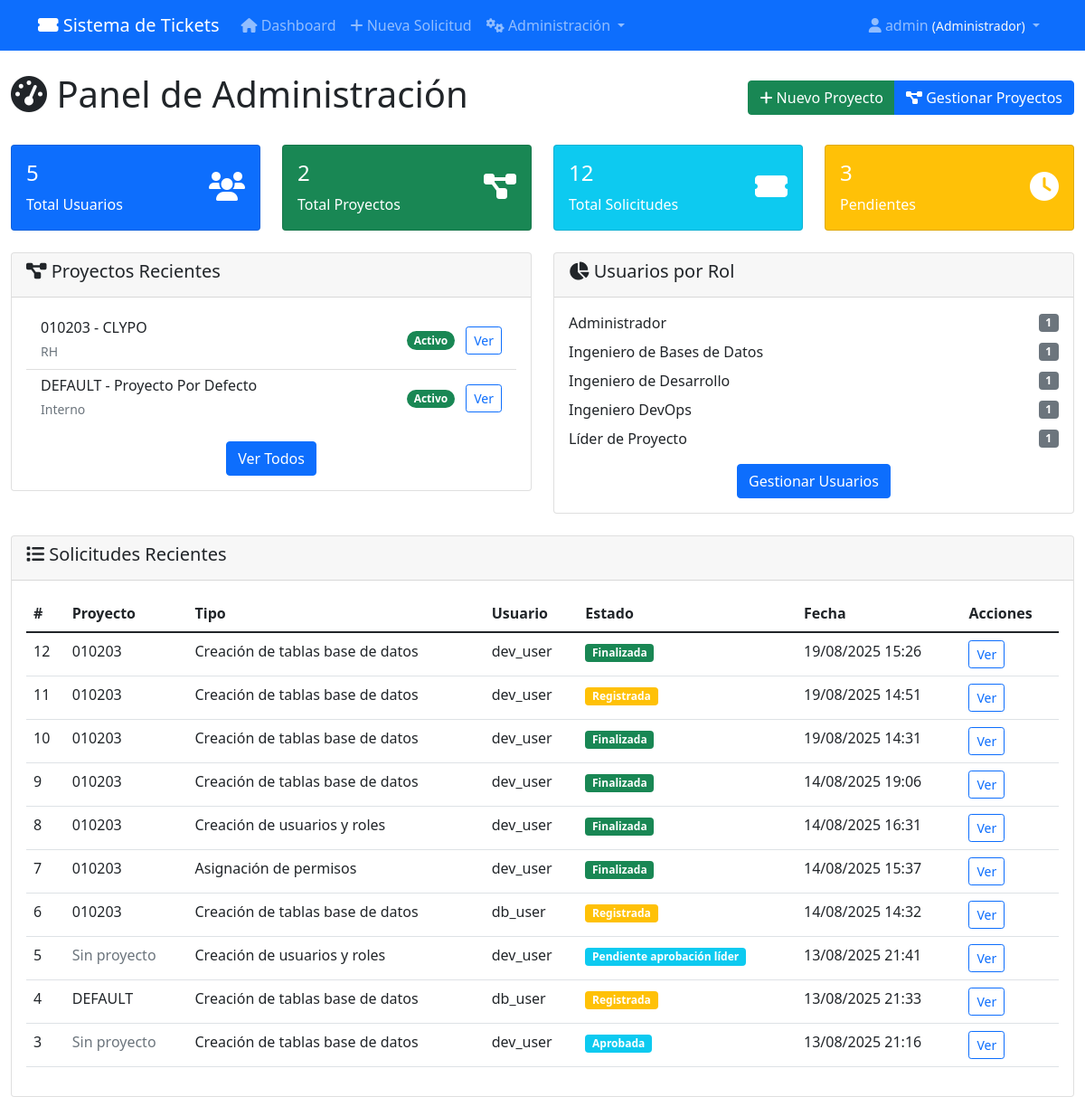
The page /admin-panel/ (signed in) on the database as committed earlier.
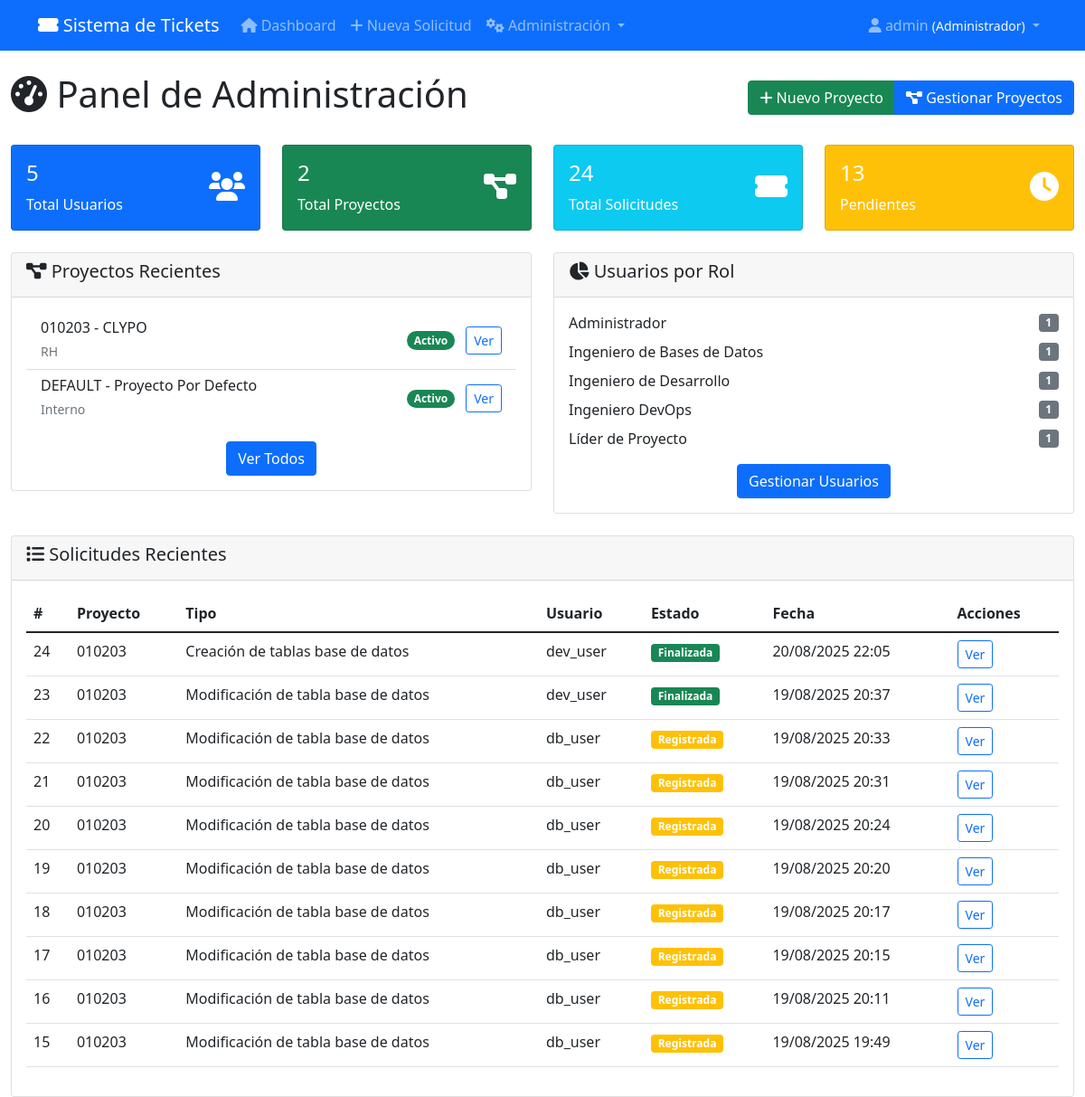
The same page on the database as committed later.
### tickets/models.py (models this page shows, shortened)
class Proyecto(models.Model):
    nombre = models.CharField(max_length=100, unique=True, verbose_name="Nombre del Proyecto")
    codigo = models.CharField(max_length=20, unique=True, verbose_name="Código del Proyecto",
                             help_text="Código único para identificar el proyecto (ej: PROJ001)")
    descripcion = models.TextField(blank=True, verbose_name="Descripción")
    cliente = models.CharField(max_length=100, blank=True, verbose_name="Cliente")
    lider_proyecto = models.ForeignKey(User, on_delete=models.SET_NULL, null=True, blank=True,
                                      related_name='proyectos_liderados', verbose_name="Líder del Proyecto")
    base_datos_principal = models.CharField(max_length=100, blank=True, verbose_name="Base de Datos Principal")
    motor_bd = models.CharField(max_length=50, choices=[
        ('mysql', 'MySQL'),
        ('postgresql', 'PostgreSQL'),
        ('sqlserver', 'SQL Server'),
        ('oracle', 'Oracle'),
        ('sqlite', 'SQLite')
    ], default='mysql', verbose_name="Motor de Base de Datos")
    ESTADOS_PROYECTO = [
        ('activo', 'Activo'),
        ('en_pausa', 'En Pausa'),
        ('finalizado', 'Finalizado'),
        ('cancelado', 'Cancelado'),
    ]
    estado = models.CharField(max_length=20, choices=ESTADOS_PROYECTO, default='activo', verbose_name="Estado")
    fecha_inicio = models.DateField(null=True, blank=True, verbose_name="Fecha de Inicio")
    fecha_fin_estimada = models.DateField(null=True, blank=True, verbose_name="Fecha de Fin Estimada")
    fecha_creacion = models.DateTimeField(auto_now_add=True, verbose_name="Fecha de Creación")
    fecha_actualizacion = models.DateTimeField(auto_now=True, verbose_name="Última Actualización")
    configuraciones = models.JSONField(default=dict, blank=True, verbose_name="Configuraciones Adicionales",
                                     help_text="Configuraciones específicas del proyecto en formato JSON")
    activo = models.BooleanField(default=True, verbose_name="Activo")
    class Meta:
        verbose_name = "Proyecto"
        verbose_name_plural = "Proyectos"
        ordering = ['nombre']

class Solicitud(models.Model):
    TIPOS_SOLICITUD = [
        ('crear_tabla', 'Creación de tablas base de datos'),
        ('modificar_tabla', 'Modificación de tabla base de datos'),
        ('compilar_objetos', 'Compilación de objetos'),
        ('asignar_permisos', 'Asignación de permisos'),
        ('crear_usuarios', 'Creación de usuarios y roles'),
        ('pull_request', 'Solicitud pull request'),
        ('despliegue', 'Solicitud de despliegue'),
        ('crear_bd', 'Creación de bases de datos'),
        ('crear_esquemas', 'Creación de esquemas'),
        ('compilar_scripts_qa', 'Compilación de scripts de tickets en QA'),
        ('compilar_scripts_pu', 'Compilación de scripts de tickets en PU'),
    ]
    TIPOS_ARCHIVO = [
        ('excel', 'Excel'),
        ('zip', 'ZIP'),
        ('sql', 'SQL'),
    ]
    ESTADOS = [
        ('registrada', 'Registrada'),
        ('revision', 'En revisión'),
        ('aprobada', 'Aprobada'),
        ('rechazada', 'Rechazada'),
        ('finalizada', 'Finalizada'),
        ('cancelada', 'Cancelada'),
        ('pendiente_aprobacion_lider', 'Pendiente aprobación líder'),
    ]
    AMBIENTES = [
        ('desarrollo', 'Desarrollo'),
        ('qa', 'QA'),
        ('pu', 'Producción'),
        ('todos', 'Todos los ambientes'),
    ]
    TIPOS_BD = ['crear_tabla', 'modificar_tabla', 'asignar_permisos', 'crear_usuarios', 'crear_bd', 'crear_esquemas']
    TIPOS_DEVOPS = ['pull_request', 'despliegue']
    TIPOS_COMPILACION = ['compilar_objetos', 'compilar_scripts_qa', 'compilar_scripts_pu']
    proyecto = models.ForeignKey(Proyecto, on_delete=models.CASCADE,
                                related_name='solicitudes', verbose_name="Proyecto",  null=True, blank=True)
    tipo_solicitud = models.CharField(max_length=30, choices=TIPOS_SOLICITUD)
    tipo_archivo = models.CharField(max_length=10, choices=TIPOS_ARCHIVO, blank=True, null=True)
    archivo_adjunto = models.FileField(upload_to='solicitudes/', blank=True, null=True)
    estado = models.CharField(max_length=30, choices=ESTADOS, default='registrada')
    descripcion = models.TextField(blank=True, null=True)
    fecha_creacion = models.DateTimeField(auto_now_add=True)
    fecha_modificacion = models.DateTimeField(auto_now=True)
    usuario = models.ForeignKey(User, on_delete=models.CASCADE)
    base_datos_aplicacion = models.CharField(max_length=100, help_text="Base de datos o aplicación donde se aplicará")
    correo_notificacion = models.EmailField(help_text="Correo para notificaciones")
    ambientes_ejecucion = models.JSONField(default=list, blank=True, help_text="Ambientes donde ejecutar (para scripts)")
    lider_proyecto = models.ForeignKey(User, on_delete=models.SET_NULL, null=True, blank=True,
                                     related_name='solicitudes_lideradas',
                                     help_text="Líder que debe aprobar (para creación de usuarios)")
    url_commit = models.URLField(blank=True, null=True)
    nombre_branch = models.CharField(max_length=100, blank=True, null=True)
    entorno = models.CharField(max_length=50, blank=True, null=True)
    script_sql_generado = models.TextField(blank=True, null=True)
    estructura_validada = models.BooleanField(default=False, help_text="Si la estructura del archivo fue validada")
    usuario_creado = models.CharField(max_length=100, blank=True, null=True)
    password_generado = models.CharField(max_length=100, blank=True, null=True)
    class Meta:
        ordering = ['-fecha_creacion']

### tickets/views.py (the view)
# urls.py: path('admin-panel/', views.panel_administracion, name='panel_administracion'),
@login_required
@user_passes_test(es_admin)
def panel_administracion(request):
    stats = {
        'total_usuarios': User.objects.count(),
        'usuarios_activos': User.objects.filter(is_active=True).count(),
        'total_proyectos': Proyecto.objects.count(),
        'proyectos_activos': Proyecto.objects.filter(activo=True).count(),
        'total_solicitudes': Solicitud.objects.count(),
        'solicitudes_pendientes': Solicitud.objects.filter(estado='registrada').count(),
    }
    roles_stats = dict(UserProfile.objects.values('role').annotate(count=Count('role')).values_list('role', 'count'))
    proyectos_recientes = Proyecto.objects.order_by('-fecha_creacion')[:5]
    solicitudes_recientes = Solicitud.objects.order_by('-fecha_creacion')[:10]
    usuarios_sin_perfil = User.objects.filter(profile__isnull=True)
    context = {
        'stats': stats,
        'roles_stats': roles_stats,
        'roles': UserProfile.ROLES,  # AGREGADO para el template
        'proyectos_recientes': proyectos_recientes,
        'solicitudes_recientes': solicitudes_recientes,
        'usuarios_sin_perfil': usuarios_sin_perfil,
    }
    return render(request, 'tickets/admin/panel_administracion.html', context)

### tickets/views.py (called while the page is built)
def es_admin(user):
    return user.is_authenticated and hasattr(user, 'profile') and user.profile.role == 'admin'

### templates/tickets/admin/panel_administracion.html (shortened to what the changed rows need)
{% extends 'base.html' %}
{% block content %}
<div class="row">
    <div class="col-12">
        <div class="d-flex justify-content-between align-items-center mb-4">
            <h1><i class="fas fa-tachometer-alt"></i> Panel de Administración</h1>
        </div>
    </div>
</div>
<div class="row mb-4">
    <div class="col-md-3">
        <div class="card bg-info text-white">
            <div class="card-body">
                <div class="d-flex justify-content-between">
                    <div>
                        <h4>{{ stats.total_solicitudes }}</h4>
                        <p class="mb-0">Total Solicitudes</p>
                    </div>
                </div>
            </div>
        </div>
    </div>
    <div class="col-md-3">
        <div class="card bg-warning text-white">
            <div class="card-body">
                <div class="d-flex justify-content-between">
                    <div>
                        <h4>{{ stats.solicitudes_pendientes }}</h4>
                        <p class="mb-0">Pendientes</p>
                    </div>
                </div>
            </div>
        </div>
    </div>
</div>
<div class="row">
    <div class="col-md-6">
        <div class="card">
            <div class="card-body">
                {% if proyectos_recientes %}
                    <div class="list-group list-group-flush">
                        {% for proyecto in proyectos_recientes %}
                        <div class="list-group-item d-flex justify-content-between align-items-center">
                            <div>
                                <h6 class="mb-1">{{ proyecto.codigo }} - {{ proyecto.nombre }}</h6>
                                <small class="text-muted">{{ proyecto.cliente }}</small>
                            </div>
                            <div>
                                <span class="badge bg-{% if proyecto.estado == 'activo' %}success{% elif proyecto.estado == 'en_pausa' %}warning{% elif proyecto.estado == 'finalizado' %}info{% else %}danger{% endif %} rounded-pill">
                                    {{ proyecto.get_estado_display }}
                                </span>
                                <a href="{% url 'detalle_proyecto' proyecto.pk %}" class="btn btn-sm btn-outline-primary ms-2">
                                    Ver
                                </a>
                            </div>
                        </div>
                        {% endfor %}
                    </div>
                {% else %}
                    <p class="text-muted">No hay proyectos registrados.</p>
                {% endif %}
            </div>
        </div>
    </div>
    <div class="col-md-6">
        <div class="card">
            <div class="card-body">
                {% if roles_stats %}
                    {% for role_code, count in roles_stats.items %}
                    <div class="d-flex justify-content-between align-items-center mb-2">
                        <span>
                            {% for r_code, r_name in roles %}
                                {% if r_code == role_code %}{{ r_name }}{% endif %}
                            {% endfor %}
                        </span>
                        <span class="badge bg-secondary">{{ count }}</span>
                    </div>
                    {% endfor %}
                {% else %}
                    <p class="text-muted">No hay estadísticas de roles disponibles.</p>
                {% endif %}
            </div>
        </div>
    </div>
</div>
<div class="row mt-4">
    <div class="col-12">
        <div class="card">
            <div class="card-body">
                {% if solicitudes_recientes %}
                    <div class="table-responsive">
                        <table class="table table-hover">
                            <thead>
                                <tr>
                                    <th>#</th>
                                    <th>Proyecto</th>
                                    <th>Tipo</th>
                                    <th>Usuario</th>
                                    <th>Estado</th>
                                    <th>Fecha</th>
                                    <th>Acciones</th>
                                </tr>
                            </thead>
                            <tbody>
                                {% for solicitud in solicitudes_recientes %}
                                <tr>
                                    <td>{{ solicitud.id }}</td>
                                    <td>
                                        {% if solicitud.proyecto %}
                                            {{ solicitud.proyecto.codigo }}
                                        {% else %}
                                            <span class="text-muted">Sin proyecto</span>
                                        {% endif %}
                                    </td>
                                    <td>{{ solicitud.get_tipo_solicitud_display }}</td>
                                    <td>{{ solicitud.usuario.username }}</td>
                                    <td>
                                        <span class="badge bg-{% if solicitud.estado == 'finalizada' %}success{% elif solicitud.estado == 'registrada' %}warning{% else %}info{% endif %}">
                                            {{ solicitud.get_estado_display }}
                                        </span>
                                    </td>
                                    <td>{{ solicitud.fecha_creacion|date:"d/m/Y H:i" }}</td>
                                    <td>
                                        <a href="{% url 'detalle_solicitud' solicitud.pk %}" class="btn btn-sm btn-outline-primary">
                                            Ver
                                        </a>
                                    </td>
                                </tr>
                                {% endfor %}
                            </tbody>
                        </table>
                    </div>
                {% else %}
                    <p class="text-muted">No hay solicitudes registradas.</p>
                {% endif %}
            </div>
        </div>
    </div>
</div>
{% endblock %}

Rows that differ between the two databases and show on the page:
no longer on this page (row unchanged): Solicitud: id "12", proyecto.codigo "010203", tipo_solicitud "Creación de tablas base de datos", usuario.username "dev_user", estado "Finalizada", fecha_creacion "19/08/2025 15:26"
no longer on this page (row unchanged): Solicitud: id "11", proyecto.codigo "010203", tipo_solicitud "Creación de tablas base de datos", usuario.username "dev_user", estado "Registrada", fecha_creacion "19/08/2025 14:51"
no longer on this page (row unchanged): Solicitud: id "10", proyecto.codigo "010203", tipo_solicitud "Creación de tablas base de datos", usuario.username "dev_user", estado "Finalizada", fecha_creacion "19/08/2025 14:31"
no longer on this page (row unchanged): Solicitud: id "9", proyecto.codigo "010203", tipo_solicitud "Creación de tablas base de datos", usuario.username "dev_user", estado "Finalizada", fecha_creacion "14/08/2025 19:06"
no longer on this page (row unchanged): Solicitud: id "8", proyecto.codigo "010203", tipo_solicitud "Creación de usuarios y roles", usuario.username "dev_user", estado "Finalizada", fecha_creacion "14/08/2025 16:31"
no longer on this page (row unchanged): Solicitud: id "7", proyecto.codigo "010203", tipo_solicitud "Asignación de permisos", usuario.username "dev_user", estado "Finalizada", fecha_creacion "14/08/2025 15:37"
no longer on this page (row unchanged): Solicitud: id "6", proyecto.codigo "010203", tipo_solicitud "Creación de tablas base de datos", usuario.username "db_user", estado "Registrada", fecha_creacion "14/08/2025 14:32"
no longer on this page (row unchanged): Solicitud: id "5", shows "Sin proyecto", tipo_solicitud "Creación de usuarios y roles", usuario.username "dev_user", estado "Pendiente aprobación líder", fecha_creacion "13/08/2025 21:41"
no longer on this page (row unchanged): Solicitud: id "4", proyecto.codigo "DEFAULT", tipo_solicitud "Creación de tablas base de datos", usuario.username "db_user", estado "Registrada", fecha_creacion "13/08/2025 21:33"
no longer on this page (row unchanged): Solicitud: id "3", shows "Sin proyecto", tipo_solicitud "Creación de tablas base de datos", usuario.username "dev_user", estado "Aprobada", fecha_creacion "13/08/2025 21:16"
added Solicitud: id "24", proyecto.codigo "010203", tipo_solicitud "Creación de tablas base de datos", usuario.username "dev_user", estado "Finalizada", fecha_creacion "20/08/2025 22:05"
added Solicitud: id "23", proyecto.codigo "010203", tipo_solicitud "Modificación de tabla base de datos", usuario.username "dev_user", estado "Finalizada", fecha_creacion "19/08/2025 20:37"
added Solicitud: id "22", proyecto.codigo "010203", tipo_solicitud "Modificación de tabla base de datos", usuario.username "db_user", estado "Registrada", fecha_creacion "19/08/2025 20:33"
added Solicitud: id "21", proyecto.codigo "010203", tipo_solicitud "Modificación de tabla base de datos", usuario.username "db_user", estado "Registrada", fecha_creacion "19/08/2025 20:31"
added Solicitud: id "20", proyecto.codigo "010203", tipo_solicitud "Modificación de tabla base de datos", usuario.username "db_user", estado "Registrada", fecha_creacion "19/08/2025 20:24"
added Solicitud: id "19", proyecto.codigo "010203", tipo_solicitud "Modificación de tabla base de datos", usuario.username "db_user", estado "Registrada", fecha_creacion "19/08/2025 20:20"
added Solicitud: id "18", proyecto.codigo "010203", tipo_solicitud "Modificación de tabla base de datos", usuario.username "db_user", estado "Registrada", fecha_creacion "19/08/2025 20:17"
added Solicitud: id "17", proyecto.codigo "010203", tipo_solicitud "Modificación de tabla base de datos", usuario.username "db_user", estado "Registrada", fecha_creacion "19/08/2025 20:15"
added Solicitud: id "16", proyecto.codigo "010203", tipo_solicitud "Modificación de tabla base de datos", usuario.username "db_user", estado "Registrada", fecha_creacion "19/08/2025 20:11"
added Solicitud: id "15", proyecto.codigo "010203", tipo_solicitud "Modificación de tabla base de datos", usuario.username "db_user", estado "Registrada", fecha_creacion "19/08/2025 19:49"
Other text that changed with them:
{{ stats.total_solicitudes }}: "12" → "24"
{{ stats.solicitudes_pendientes }}: "3" → "13"
